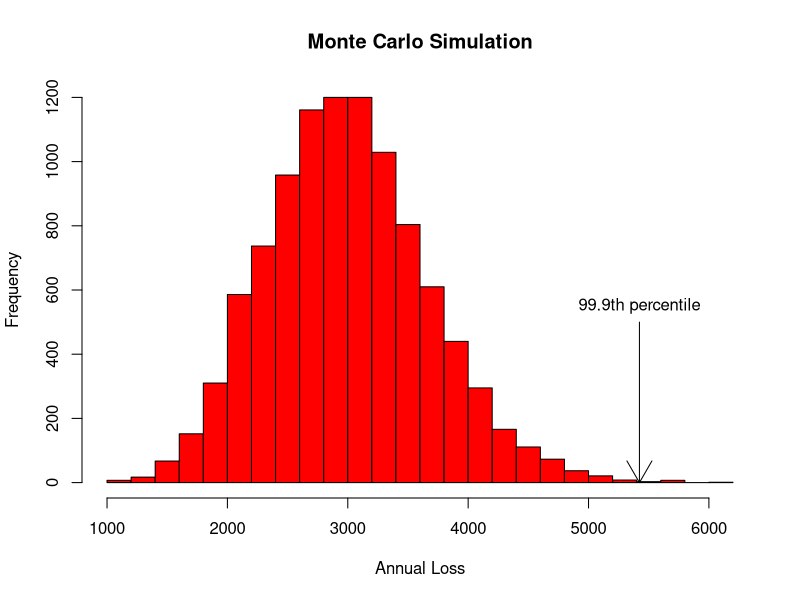

Reproduce this figure in R.
# https://r-posts.com/those-who-can-do-those-who-cant-use-computer-simulation/

# Monte Carlo simulation. 

# Negative binomial frequency, lognormal severity. 
# 99th percentile losses

# negbinom <<<< number of events
nb_m <- 50   # This is a user input.
nb_sd <- 10  # This is a user input.
nb_var <- nb_sd^2
nb_size <- nb_m^2/(nb_var - nb_m)

# lognorm <<<< size of each event
xbar <- 60  # This is a user input.
sd <- 40    # This is a user input.
l_mean <- log(xbar) - .5*log((sd/xbar)^2 + 1)
l_sd <- sqrt(log((sd/xbar)^2 + 1))

num_sims <- 10000  # This is a user input.
set.seed(1234)     # This is a user input.
rtotal <- vector()

for (i in 1:num_sims) {
  nb_random <- rnbinom(n=1, mu=nb_m, size=nb_size)
  l_random <- rlnorm(nb_random, meanlog=l_mean, sdlog=l_sd)
  rtotal[i] <- sum(l_random)
}

rtotal <- sort(rtotal)
m <- round(mean(rtotal), digits=0)
percentile_999 <- round(quantile(rtotal, probs=.999), digits=0)

print(paste("Mean = ", m, " 99.9th percentile = ", percentile_999))
hist(rtotal, breaks=20, col="red", xlab="Annual Loss", ylab="Frequency",
     main="Monte Carlo Simulation")

text(percentile_999, 550, "99.9th percentile")
arrows(percentile_999, 500, percentile_999, 0, code=2)